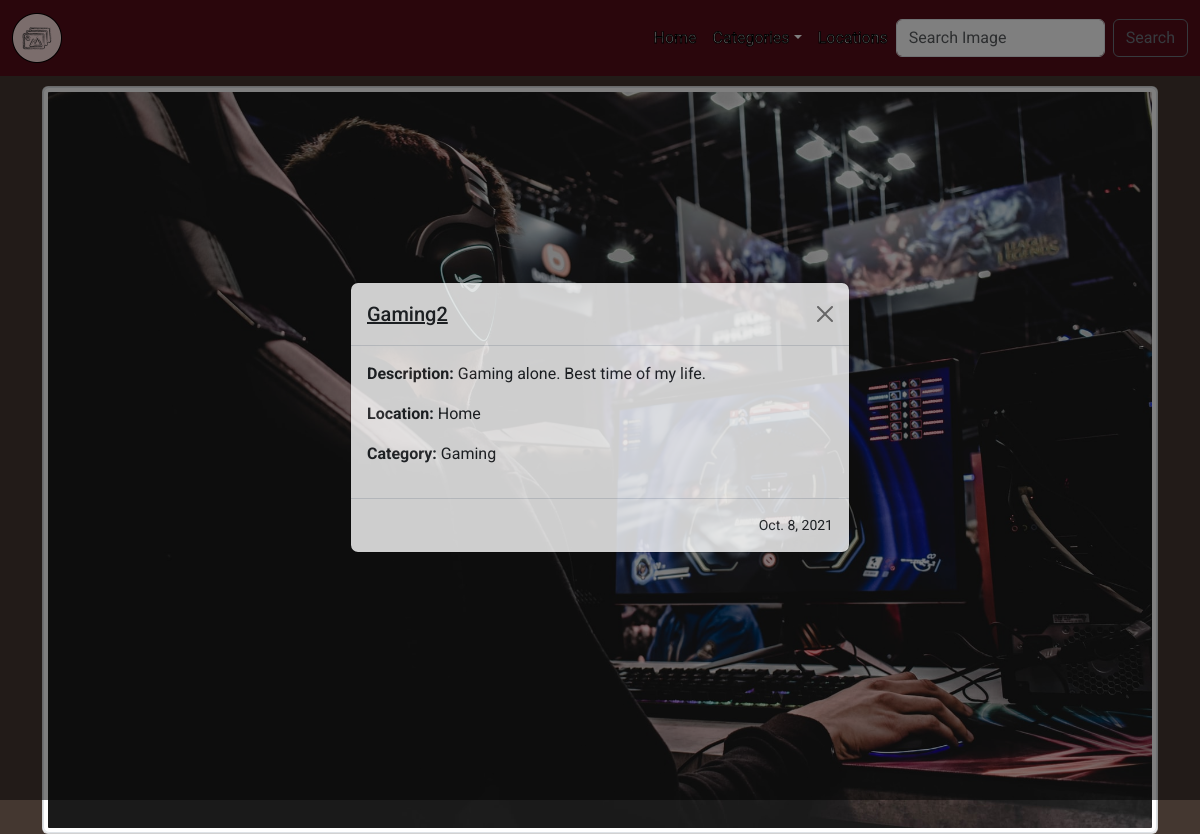
Screenshot of /images/3 with the database file from the repository.
### photo/models.py (models this page shows, shortened)
class Image(models.Model):
    name = models.CharField(max_length=50)
    image_path = models.ImageField(upload_to = 'articles/',blank=True)
    date_taken = models.DateField()
    descriptions = models.TextField(blank=True)
    category = models.ForeignKey(Category,on_delete=models.CASCADE)
    location = models.ForeignKey(Location,on_delete=models.CASCADE)
    def get_image_by_id(id):
        image = Image.objects.get(pk = id)
        return image

class Location(models.Model):
    name = models.CharField(max_length=50)

class Category(models.Model):
    name = models.CharField(max_length=50)
    description = models.TextField(blank=True)

### photo/views.py (the view)
# urls.py: path('images/<int:pk>',views.image_spec,name = 'image'),
def image_spec(request,pk):
    categories = Category.objects.all()
    image = Image.get_image_by_id(pk)
    return render(request,"photohtml/image.html",{"image":image,"categories":categories})

### photo/templates/photohtml/image.html (shortened to what this page needs)
{% extends 'base.html' %}{% block content %}
<div class="container">
    <div class="card" style="margin-top:10px">
        <div class="image">
        </div>
    </div>
</div>
<div class="modal fade" id="gallery-modal" tabindex="-1" aria-labelledby="exampleModalLabel" aria-hidden="true" style="opacity:0.8">
    <div class="modal-dialog modal-dialog-centered">
        <div class="modal-content">
            <div class="modal-header" style="text-align:center">
                <h5 class="modal-title" id="exampleModalLabel"><u>{{image.name}}</u></h5>
                <button type="button" class="btn-close" data-bs-dismiss="modal" aria-label="Close"></button>
            </div>
            <div class="modal-body">
                <p><b>Description:</b> {{ image.descriptions }}</p>
                <p><b>Location:</b> {{image.location.name}}</p>
                <p><b>Category:</b> {{image.category.name}}</p>
            </div>
            <div class="modal-footer">
                <small>{{image.date_taken}}</small>
            </div>
        </div>
    </div>
</div>
{% endblock %}

### static/css/index.css (style rules this page uses)
* { font-family: 'Roboto', sans-serif; }
html, body { background-color: #443730; }

### rows the page displays
Image: name "Gaming2", descriptions "Gaming alone. Best time of my life.", location.name "Home", category.name "Gaming", date_taken "Oct. 8, 2021"
